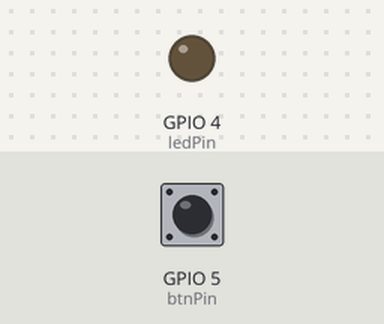
The sketch below on a simulated ESP8266 (NodeMCU). On the bench: output pins drawn as LEDs (lit = HIGH). The test bench sets the inputs (shaded band); at power-on: GPIO 5 (btnPin) HIGH. WiFi joins after 1.5 s; servers stay silent unless stated.

Above: at 3.0 s.
3.1 s: GPIO 5 (btnPin) pulled LOW for 0.15 s
At 3.5 s:
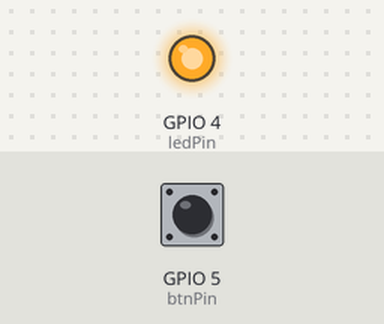
4.7 s: GPIO 5 (btnPin) pulled LOW for 1 s
At 5.9 s:
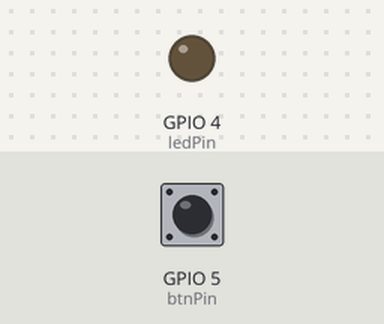
7.2 s: GPIO 5 (btnPin) pulled LOW for 3.2 s
At 7.8 s:
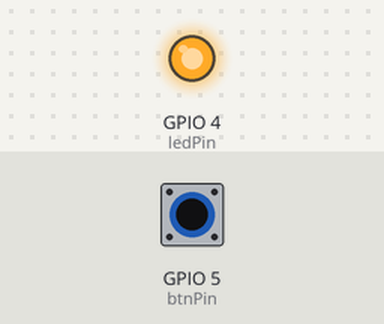
Timing chart, 0 to 10.2 s (numbered marks = the images above; inputs shaded):
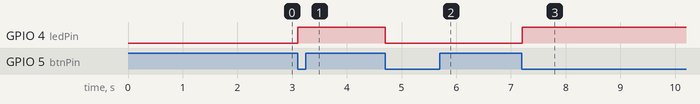

The sketch:

ESP-BLYNK-switch.ino
```cpp
/* Comment this out to disable prints and save space */
#define BLYNK_PRINT Serial


#include <ESP8266WiFi.h>
#include <BlynkSimpleEsp8266.h>

// You should get Auth Token in the Blynk App.
// Go to the Project Settings (nut icon).
char auth[] = "YourAuthToken";

// Your WiFi credentials.
// Set password to "" for open networks.
char ssid[] = "YourNetworkName";
char pass[] = "YourPassword";

// Set your LED and physical button pins here
const int ledPin = 4;
const int btnPin = 5;

BlynkTimer timer;
void checkPhysicalButton();

int ledState = LOW;
int btnState = HIGH;

// Every time we connect to the cloud...
BLYNK_CONNECTED() {
  // Request the latest state from the server
  Blynk.syncVirtual(V3);

  // Alternatively, you could override server state using:
  //Blynk.virtualWrite(V3, ledState);
}

// When App button is pushed - switch the state
BLYNK_WRITE(V3) {
  ledState = param.asInt();
  digitalWrite(ledPin, ledState);
}

void checkPhysicalButton()
{
  if (digitalRead(btnPin) == LOW) {
    // btnState is used to avoid sequential toggles
    if (btnState != LOW) {

      // Toggle LED state
      ledState = !ledState;
      digitalWrite(ledPin, ledState);

      // Update Button Widget
      Blynk.virtualWrite(V3, ledState);
    }
    btnState = LOW;
  } else {
    btnState = HIGH;
  }
}

void setup()
{
  // Debug console
  Serial.begin(9600);

  Blynk.begin(auth, ssid, pass);
  // You can also specify server:
  //Blynk.begin(auth, ssid, pass, "blynk-cloud.com", 8442);
  //Blynk.begin(auth, ssid, pass, IPAddress(192,168,1,100), 8442);

  pinMode(ledPin, OUTPUT);
  pinMode(btnPin, INPUT_PULLUP);
  digitalWrite(ledPin, ledState);

  // Setup a function to be called every 100 ms
  timer.setInterval(100L, checkPhysicalButton);
}

void loop()
{
  Blynk.run();
  timer.run();
}
```

Measured:
- after the input at 3.1 s, GPIO 4 (ledPin): LOW → HIGH at once
- after the input at 4.7 s, GPIO 4 (ledPin): HIGH → LOW at once
- after the input at 7.2 s, GPIO 4 (ledPin): LOW → HIGH at once
